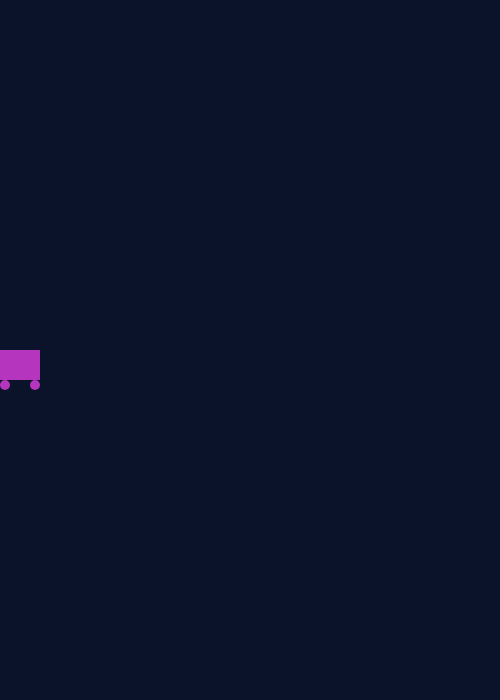
Frame 1 (no input)
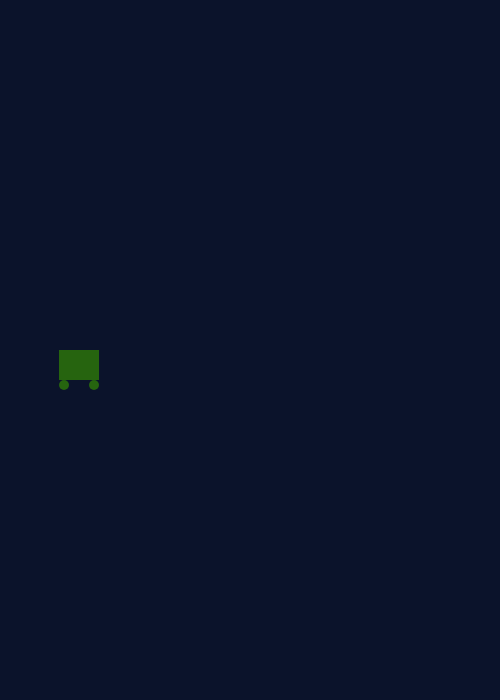
Frame 60 (no input)
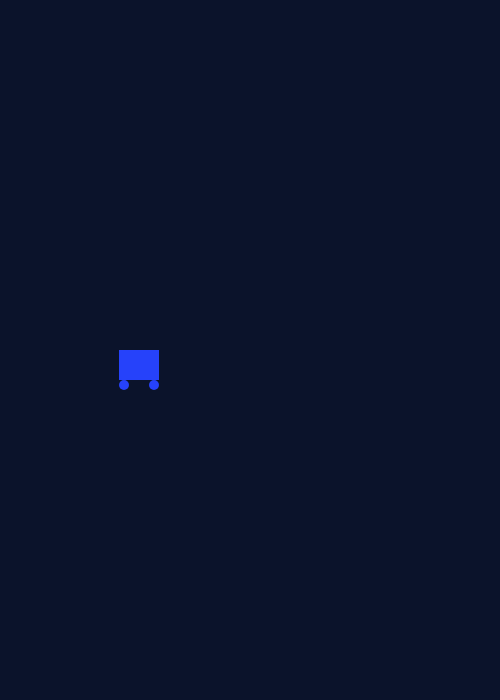
Frame 120 (the mouse pressed at the canvas centre since frame 60)

The p5.js sketch that drew these frames (run headless with seeded random() and noise() and a simulated clock; from frame 60 on, the mouse is pressed at the canvas centre):

// p5.js sketch
// ── sketch.js
let xPos;

function setup() {
  createCanvas(500, 700);
  background("#0B132B");
  noStroke();
  xPos = 0;
}

function draw() {
  // Clear the background each frame
  background("#0B132B");

  // Set a fixed vertical position for the car
  let yPos = height / 2;

  // Draw the car at the current x position
  drawCar(xPos, yPos);

  // Move the car to the right
  xPos += 1;

  // Reset position when it goes off screen
  if (xPos > width) {
    xPos = 40; // Start off-screen to the left
    
  }
}

function drawCar(x, y) {
  // Generate a random color
  let r = random(255);
  let g = random(255);
  let b = random(255);
  fill(r, g, b);

  rect(x, y, 40, 30);
  ellipse(x + 5, y + 35, 10, 10);
  ellipse(x + 35, y + 35, 10, 10);
}
